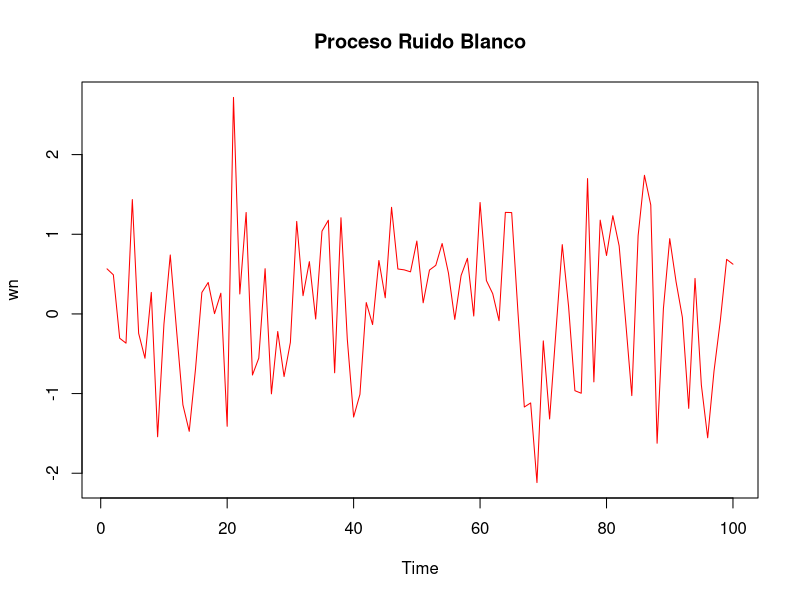
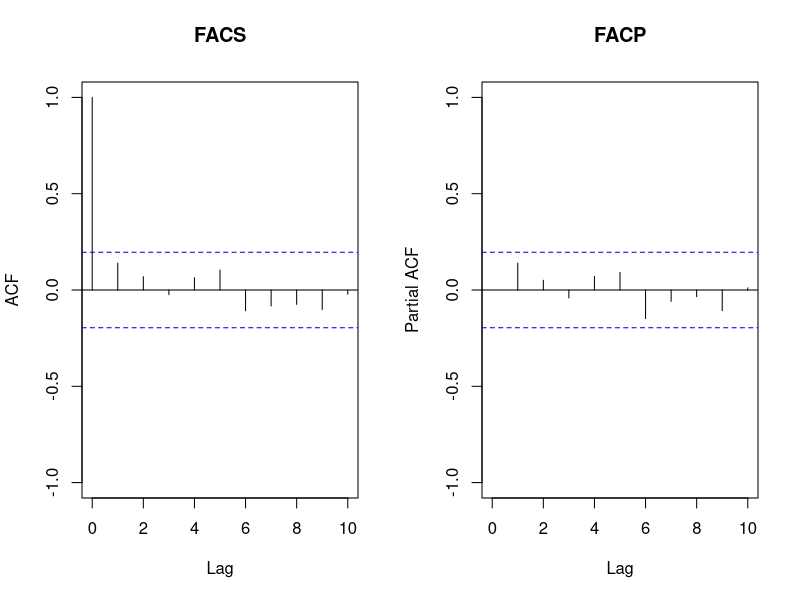

The R source for these figures, in order:
######################################################
######### Econometría II - Series de Tiempo ##########
########## Generando un proceo ruido blanco ##########
######################################################

wn <- rnorm(100,0,1)
wn

ts.plot(wn,main="Proceso Ruido Blanco", col = "red")

## Definiendo una matriz de 1x2
par(mfrow=c(1,2))
acf(wn, main="FACS", ylim=c(-1,1), xlim=c(0,10))
pacf(wn, main="FACP", ylim=c(-1,1), xlim=c(0,10))

summary(wn)
sd <- sd(wn)
